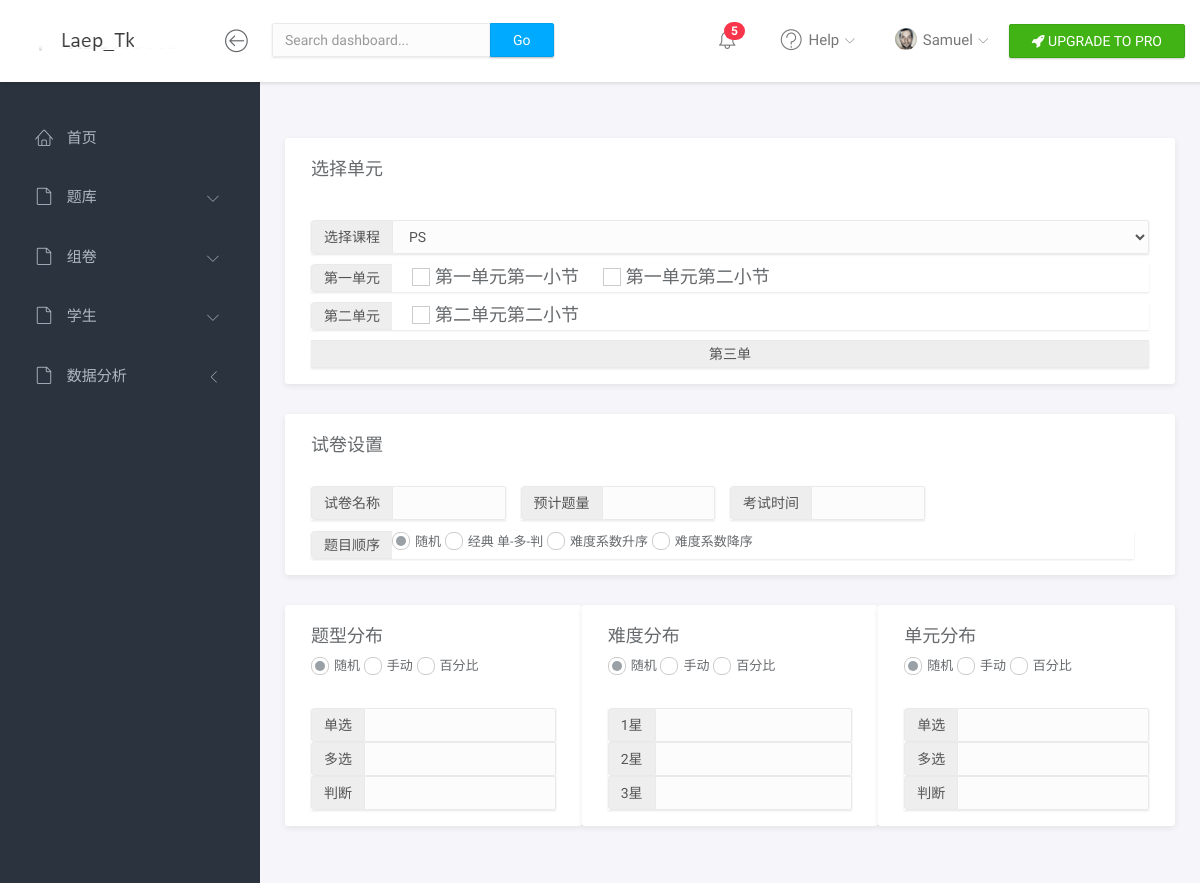
The app's page /myadmin/Ks_add, older data.
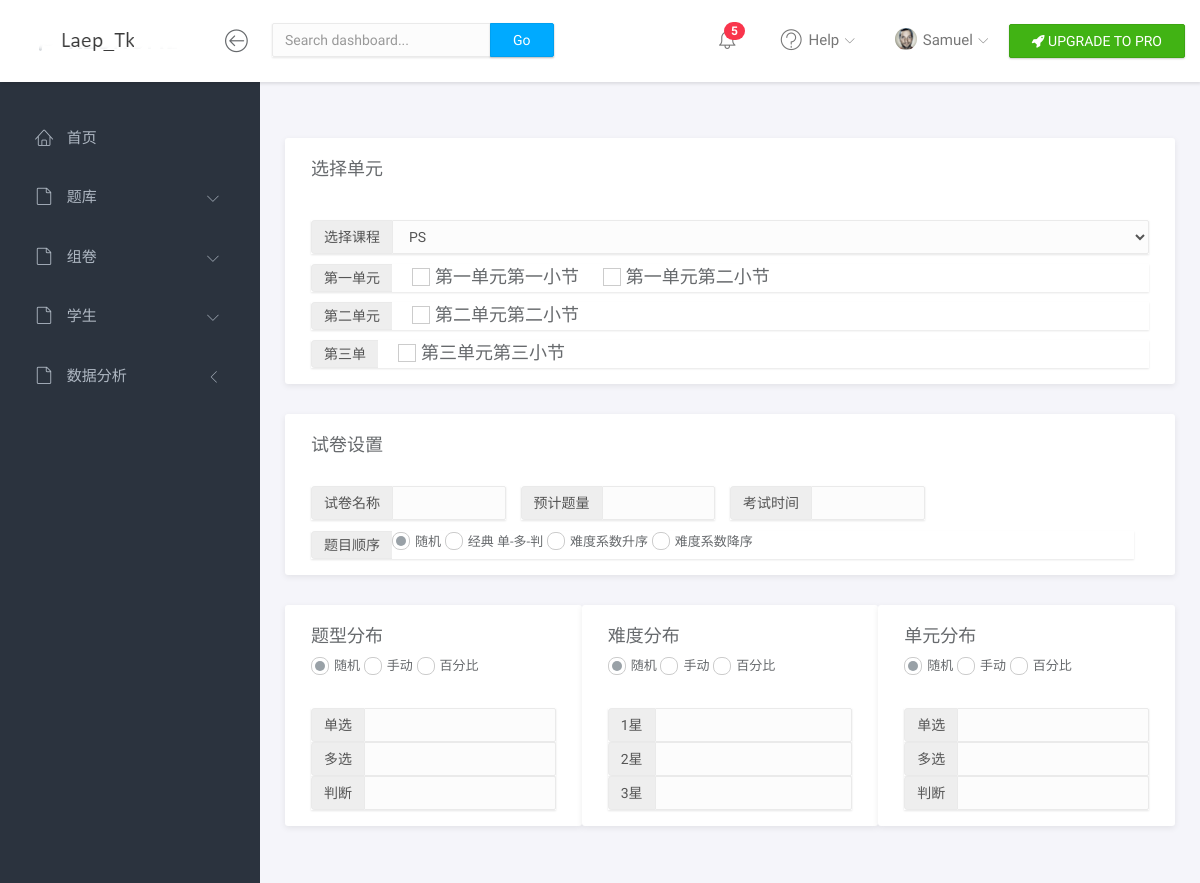
The same page, newer data.
### BookApp/models.py (models this page shows, shortened)
class unit(models.Model):
    title = models.CharField(max_length=60, verbose_name=u'单元')
    bookID = models.ForeignKey('book', on_delete=models.CASCADE,verbose_name=u'书ID')
    star_time = models.DateTimeField(auto_now_add=True,verbose_name=u'创建日期')
    last_time = models.DateTimeField(auto_now=True,verbose_name=u'最后一次修改日期')
    class Meta:
        verbose_name_plural = "单元"

class Measure(models.Model):
    title = models.CharField(max_length=60, verbose_name=u'小节')
    unitID = models.ForeignKey('unit', on_delete=models.CASCADE,verbose_name=u'单元ID')
    star_time = models.DateTimeField(auto_now_add=True,verbose_name=u'创建日期')
    last_time = models.DateTimeField(auto_now=True,verbose_name=u'最后一次修改日期')
    class Meta:
        verbose_name_plural = "小节"

### My_Admin/views.py (the view)
# urls.py: path('Ks_add', views.Ks_add, name='Ks_add'), #组卷
def Ks_add(request):
    context = {}
    Measure_data = {}
    unit_data = {}
    book_ID = request.GET.get('data')
    if  book_ID != None:
        print(book_ID)
        units = unit.objects.filter(bookID = book_ID)
        print(units)
        for i in units:
            unit_data[i.pk] = i.title
            Measures = Measure.objects.filter(unitID=i.pk)
            Measure_data[i.pk] = Measures
        context['units'] = unit_data
        context['Measure'] = Measure_data
    else:
        books_data = book.objects.all()#获取书
        if books_data[0] !='':
            units = unit.objects.filter(bookID = books_data[0].pk)
        for i in units:
            unit_data[i.pk] = i.title
            Measures = Measure.objects.filter(unitID=i.pk)
            Measure_data[i.pk] = Measures
        context['books'] = books_data
        context['units'] = unit_data
        context['Measure'] = Measure_data
    return render(request,'My_Admin/Ks_add.html',context)

### templates/My_Admin/Ks_add.html (shortened to what the changed rows need)
{% extends "My_Admin/index.html" %} {% load staticfiles %} {% block title %}批量添加{% endblock %} {% block css %}
<link rel="stylesheet" href="{% static 'My_Admin/Ks_add.css' %}"> {% endblock %} {% block body %}
<div class="panel">
    <div class="panel-body">
        {% for i,v in units.items %}
        <div class="input-group margin_top_10 unit_checkbox_box">
            <span class="input-group-addon">{{ v }}</span>
            {% for j,n in Measure.items %}
                {% if i == j %}
                    {% for x in n %}
                        <label class="fancy-checkbox display-inline">
                            <span>{{ x.title }}</span>
                        </label>
                    {% endfor %}
                {% endif %}
            {% endfor %}
        </div>
        {% endfor %}
    </div>
</div>
{% endblock %}

Row changes from the older to the newer data that the page shows:
added Measure: title "第三单元第三小节"
